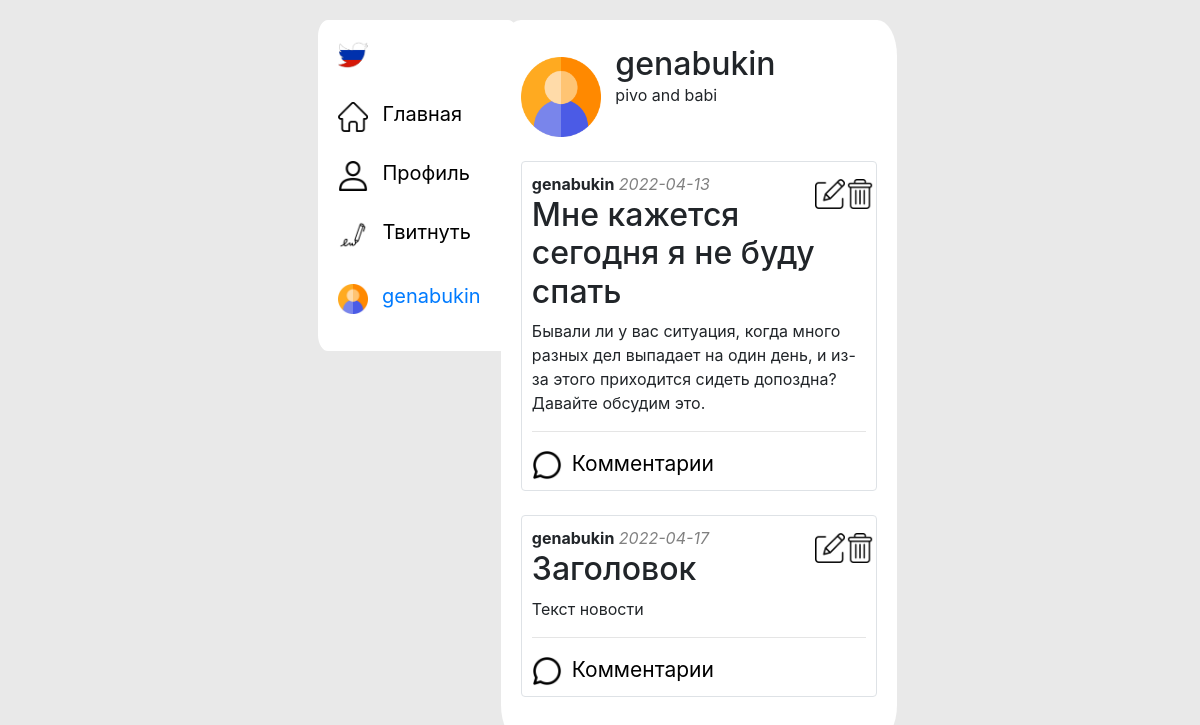
Screenshot of /profile (signed in) with the database file from the repository.
### data/users.py (models this page shows, shortened)
class User(SqlAlchemyBase, UserMixin, SerializerMixin):
    __tablename__ = 'users'
    id = sqlalchemy.Column(sqlalchemy.Integer,
                           primary_key=True, autoincrement=True)
    name = sqlalchemy.Column(sqlalchemy.String, nullable=True)
    about = sqlalchemy.Column(sqlalchemy.String, nullable=True)
    email = sqlalchemy.Column(sqlalchemy.String,
                              index=True, unique=True, nullable=True)
    hashed_password = sqlalchemy.Column(sqlalchemy.String, nullable=True)
    created_date = sqlalchemy.Column(sqlalchemy.DateTime,
                                     default=datetime.datetime.now)
    news = orm.relation('Twits', back_populates='user')
    commentaries = orm.relation('Comment', back_populates='user')

### data/twits.py (models this page shows)
class Twits(SqlAlchemyBase, SerializerMixin):
    __tablename__ = 'twits'
    id = sqlalchemy.Column(sqlalchemy.Integer,
                           primary_key=True, autoincrement=True)
    title = sqlalchemy.Column(sqlalchemy.String, nullable=True)
    content = sqlalchemy.Column(sqlalchemy.String, nullable=True)
    created_date = sqlalchemy.Column(sqlalchemy.DateTime,
                                     default=datetime.datetime.now)
    is_private = sqlalchemy.Column(sqlalchemy.Boolean, default=True)
    user_id = sqlalchemy.Column(sqlalchemy.Integer,
                                sqlalchemy.ForeignKey("users.id"))
    user = orm.relation('User')

### main.py (the view)
@app.route('/profile', methods=['GET', 'POST'])
@login_required
def profile():
    db_sess = db_session.create_session()
    twits = db_sess.query(Twits).filter(Twits.user_id == current_user.id).all()
    return render_template('profile.html', twits=twits)

### data/db_session.py (called while the page is built)
def create_session() -> Session:
    global __factory
    return __factory()

### main.py (called while the page is built)
@login_manager.user_loader
def load_user(user_id):
    db_sess = db_session.create_session()
    return db_sess.query(User).get(user_id)

### templates/profile.html (shortened to what this page needs)
{% extends "base.html" %}
{% block content %}
{% if twits %}
    <div>
        <img src="../static/img/user_pic.png" style="width: 80px; margin-right: 10px;" alt="profile_pic">
        <div style="display: inline-block">
            <h2 style="display: inline-block; margin-bottom: 0; margin-top: 5px;">{{twits[0].user.name}}</h2>
            <p>{{twits[0].user.about}}</p>
        </div>
    </div>
    <br>
    {% for item in twits%}
        <div class="post col-md6 border rounded">
            <div>
                <a href="/twits/{{ item.id }}" class="btn post-icon i1">
                    <img class='img1' src="static/img/edit.png" alt="edit">
                </a>
                <a href="/twits_delete/{{ item.id }}" class="btn post-icon i2">
                    <img class='img2' src="../static/img/delete.png" alt="delete">
                </a>
            </div>
            <div>
                <b>{{item.user.name}}</b> <i class="secondary fw-light">{{item.created_date.date()}}</i>
            </div>
            <h2>{{item.title}}</h2>
            <div>
                {{item.content}}
            </div><hr>
            {% if current_user.is_authenticated %}
                <div class="message-div"><a href="/comments/{{ item.id }}"><img class="message-pic" src="../../static/img/chat-bubble.png" alt="message">Комментарии</a></div>
            {% else %}
                <div class="message-div"><a href="/register"><img class="message-pic" src="../../static/img/chat-bubble.png" alt="message">Комментарии</a></div>
            {% endif %}
        </div><br>
    {% endfor %}
{% endif %}
{% endblock %}

### templates/base.html (shortened to what this page needs)
<!doctype html>
<html lang="en">
<head>
    <link rel="stylesheet"
          href="https://stackpath.bootstrapcdn.com/bootstrap/4.4.1/css/bootstrap.min.css"
>
    <link rel="stylesheet" type="text/css" href="{{ url_for( 'static', filename='style.css', v=84)}}">
</head>
<body class="row justify-content-center">
<header class="col-2">
    <nav class="white_box">
        <ul>
            <li class="icon"><a href="/"><div class="img_n"><img src="../../static/img/tweet_icon3.png" alt="icon"></div></a></li>
            <li><a href="/"><div class="img_n"><img src="../../static/img/home_icon.png" alt="home"></div><span>Главная</span></a></li>
            {% if current_user.is_authenticated %}
                <li><a href="/profile"><div class="img_n"><img src="../../static/img/user_icon.png" alt="profile"></div><span>Профиль</span></a></li>
            {% else %}
                <li><a href="/register"><div class="img_n"><img src="../../static/img/user_icon.png" alt="profile"></div><span>Профиль</span></a></li>
            {% endif %}
            <li><a href="/new_twit"><div class="img_n"><img src="../../static/img/write_icon.png" alt="tweet"></div><span>Твитнуть</span></a></li>
            <li class="icon">
                {% if current_user.is_authenticated %}
                    <img src="../../static/img/user_pic.png" style="width: 30px; margin-right: 10px;" alt="profile_pic">
                    <a class="navbar-brand" href="/logout">{{ current_user.name }}</a>
                {% else %}
                    <p style="padding-right: 10px; margin-top: -12px;">
                        <a class="btn btn-primary" style="margin-bottom: 5px;" href="/register">Register</a>
                        <a class="btn btn-success" href="/login">Log In</a>
                    </p>
                {% endif %}
            </li>
        </ul>
    </nav>
</header>
<main role="main" class="col-4 white_box main">
    {% block content %}{% endblock %}
</main>
</body>
</html>

### static/style.css (style rules this page uses)
body { background: #d1d1d176; padding: 20px; }
nav { width: 200px; height: auto; position: fixed; z-index: 5; }
nav > ul { display: block; list-style: none; position: relative; }
nav > ul > li { display: block; height: 54px; padding: 10px; transition: .5s; border-radius: 30px; margin-bottom: 5px; }
nav > ul > li > a > span { margin-left: 15px; color: black; font-size: 20px; }
.img_n { display: inline-block; }
.img_n > img { width: 30px; display: inline-block; }
.post { padding: 10px; }
.post-icon { width: 35px; position: absolute; }
.i1 { right: 60px }
.i2 { right: 30px; }
.post-icon > .img1 { width: 30px; }
.post-icon > .img2 { width: 30px; }
.secondary { color: grey; }
.white_box { background: #fff; border-radius: 5%; }
.main { min-height: 60vh; padding: 20px; }
ul { padding: 10px; }
.message-pic { width: 30px; margin-right: 10px; }
.message-div > a { font-size: 21px; color: black; text-decoration: none; }

### rows the page displays
User: name "genabukin", about "pivo and babi"
Twits: user.name "genabukin", created_date "2022-04-13", title "Мне кажется сегодня я не буду спать", content "Бывали ли у вас ситуация, когда много разных дел выпадает на один день, и из-за этого приходится сидеть допоздна? Давайте обсудим это."
Twits: user.name "genabukin", created_date "2022-04-17", title "Заголовок", content "Текст новости"
